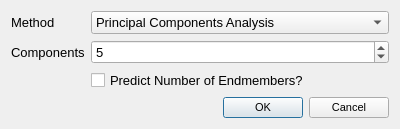
<?xml version="1.0" encoding="UTF-8"?>
<ui version="4.0">
 <class>AnalysisDialog</class>
 <widget class="QDialog" name="AnalysisDialog">
  <property name="geometry">
   <rect>
    <x>0</x>
    <y>0</y>
    <width>400</width>
    <height>129</height>
   </rect>
  </property>
  <property name="font">
   <font>
    <pointsize>10</pointsize>
   </font>
  </property>
  <property name="windowTitle">
   <string>Perform Analysis</string>
  </property>
  <layout class="QFormLayout" name="formLayout">
   <item row="0" column="0">
    <widget class="QLabel" name="label_2">
     <property name="text">
      <string>Method</string>
     </property>
    </widget>
   </item>
   <item row="0" column="1">
    <widget class="QComboBox" name="methodComboBox">
     <item>
      <property name="text">
       <string>Principal Components Analysis</string>
      </property>
     </item>
     <item>
      <property name="text">
       <string>Partial Least Squares Discriminant Analysis</string>
      </property>
     </item>
     <item>
      <property name="text">
       <string>Vertex Components Analysis</string>
      </property>
     </item>
     <item>
      <property name="text">
       <string>k-Means Clustering</string>
      </property>
     </item>
    </widget>
   </item>
   <item row="2" column="0">
    <widget class="QLabel" name="label">
     <property name="text">
      <string>Components</string>
     </property>
    </widget>
   </item>
   <item row="2" column="1">
    <widget class="QSpinBox" name="componentsSpinBox">
     <property name="enabled">
      <bool>true</bool>
     </property>
     <property name="minimum">
      <number>1</number>
     </property>
     <property name="maximum">
      <number>20</number>
     </property>
     <property name="singleStep">
      <number>1</number>
     </property>
     <property name="value">
      <number>5</number>
     </property>
    </widget>
   </item>
   <item row="3" column="1">
    <widget class="QCheckBox" name="predictionCheckBox">
     <property name="text">
      <string>Predict Number of Endmembers?</string>
     </property>
    </widget>
   </item>
   <item row="4" column="1">
    <widget class="QDialogButtonBox" name="buttonBox">
     <property name="font">
      <font>
       <pointsize>8</pointsize>
      </font>
     </property>
     <property name="orientation">
      <enum>Qt::Horizontal</enum>
     </property>
     <property name="standardButtons">
      <set>QDialogButtonBox::Cancel|QDialogButtonBox::Ok</set>
     </property>
    </widget>
   </item>
  </layout>
 </widget>
 <resources/>
 <connections>
  <connection>
   <sender>buttonBox</sender>
   <signal>accepted()</signal>
   <receiver>AnalysisDialog</receiver>
   <slot>accept()</slot>
   <hints>
    <hint type="sourcelabel">
     <x>248</x>
     <y>254</y>
    </hint>
    <hint type="destinationlabel">
     <x>157</x>
     <y>274</y>
    </hint>
   </hints>
  </connection>
  <connection>
   <sender>buttonBox</sender>
   <signal>rejected()</signal>
   <receiver>AnalysisDialog</receiver>
   <slot>reject()</slot>
   <hints>
    <hint type="sourcelabel">
     <x>316</x>
     <y>260</y>
    </hint>
    <hint type="destinationlabel">
     <x>286</x>
     <y>274</y>
    </hint>
   </hints>
  </connection>
 </connections>
</ui>
